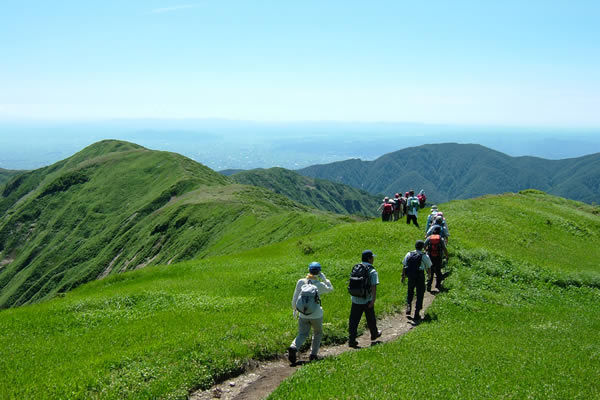
#> input picture images/image.png, 600 x 400 px
$ python -i process_image.py   (imports and definitions only)
#> lines starting #> are read from the running program, lines starting #| are printed output that depends on the picture
#> further down, picture is the input picture: PIL image 600x400 RGB; mean R, G, B 119.4, 160, 126.5
import sys
import os
import base64
from datetime import datetime
from fractions import Fraction
from typing import Dict, Any, Optional, Tuple
from PIL import Image, ExifTags
import cv2
import json
import numpy as np
from openai import OpenAI
from dotenv import load_dotenv

# カレントディレクトリではなく、このスクリプトのある場所から一つ上の .env を確実に指定する
env_path = os.path.join(os.path.dirname(__file__), '../.env')
# [1 line not run here, left out]

# =================================================================
# 1. Exifデータ取得関数
# =================================================================

# [175 lines left out: functions get_exif, get_datetime, _convert_to_degrees, get_gps, rotate_image, analyze_image_mood, not called in this run]
# =================================================================
# 5.画像処理関数
# =================================================================
#1.映えの処理
def enhance_image(
    img_pil: Image.Image,
    clahe_clip: float = 2.0,        # コントラスト強調の強さ（小さいほど自然）
    saturation_scale: float = 1.2,  # 彩度アップ倍率（1.0〜1.15が自然）
    sharp_amount: float = 0.3        # シャープの強さ（0〜0.5が推奨）
) -> Image.Image:
    """
    Pillow Image を受け取り、
    - CLAHE（マイルド）
    - 彩度アップ（控えめ）
    - アンシャープマスク（軽め）
    を適用して、自然に映える画像を返す関数。
    """
#> called with clahe_clip = 2, saturation_scale = 1.2, sharp_amount = 0.3

    # RGB 変換（Pillow → NumPy）
    img_pil = img_pil.convert("RGB")
    img = np.array(img_pil)
    img = cv2.cvtColor(img, cv2.COLOR_RGB2BGR)

    # ---- 1. コントラスト強調（CLAHE） ----
    lab = cv2.cvtColor(img, cv2.COLOR_BGR2LAB)
#> lab: shape (400, 600, 3); mean of channels 0, 1, 2 157.3, 109.5, 140.8
    l, a, b = cv2.split(lab)
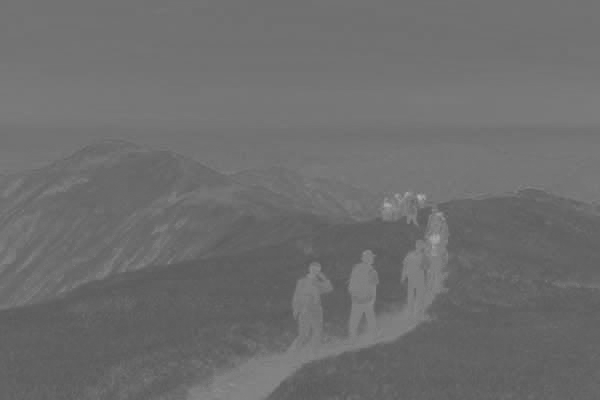
#> a: shape (400, 600); min 88, max 176, mean 109.5
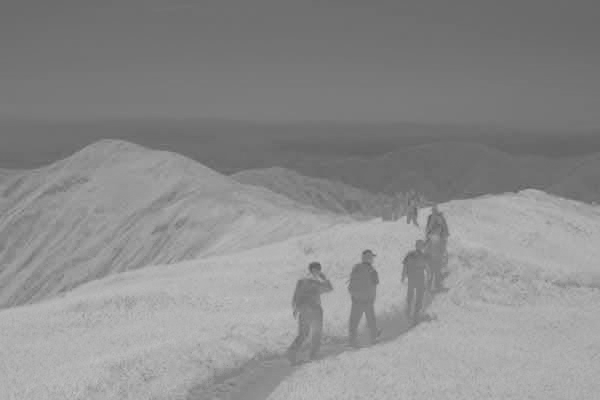
#> b: shape (400, 600); min 93, max 192, mean 140.8

    clahe = cv2.createCLAHE(clipLimit=clahe_clip, tileGridSize=(8, 8))
    l2 = clahe.apply(l)

    lab2 = cv2.merge((l2, a, b))
#> lab2: shape (400, 600, 3); mean of channels 0, 1, 2 160.7, 109.5, 140.8
    img_clahe = cv2.cvtColor(lab2, cv2.COLOR_LAB2BGR)

    # ---- 2. 彩度アップ（控えめ） ----
    hsv = cv2.cvtColor(img_clahe, cv2.COLOR_BGR2HSV)
#> hsv: shape (400, 600, 3); mean H, S, V 69.7, 122.5, 171.2
    h, s, v = cv2.split(hsv)
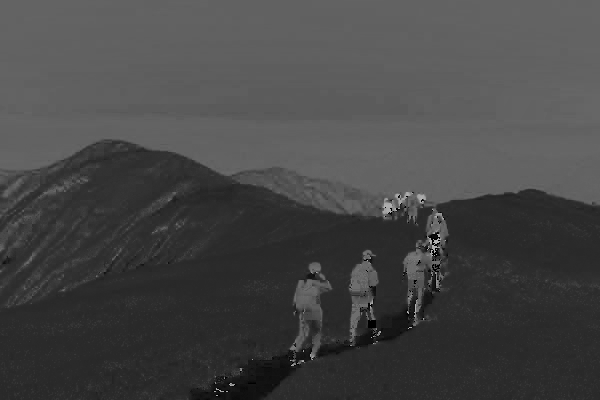
#> h: shape (400, 600); min 0, max 179, mean 69.7
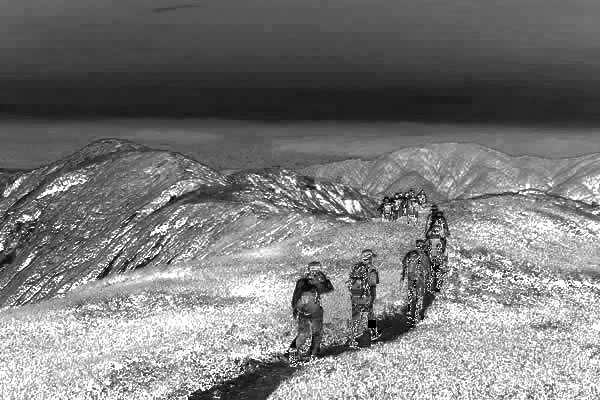
#> s: shape (400, 600); min 0, max 255, mean 122.5
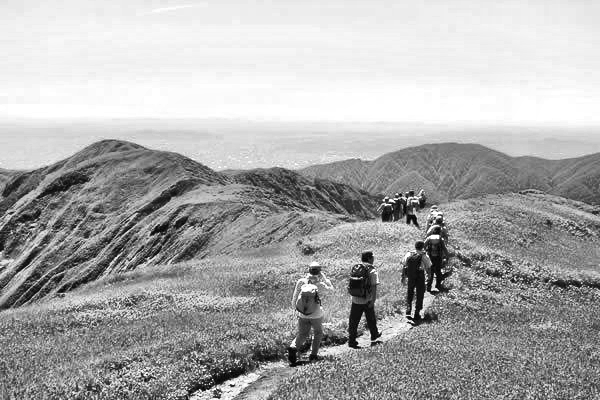
#> v: shape (400, 600); min 0, max 255, mean 171.2

    s = cv2.multiply(s, saturation_scale)
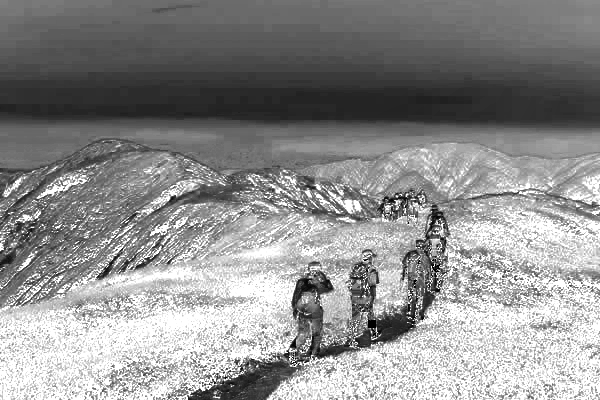
#> s: shape (400, 600); min 0, max 255, mean 142.3
    s = np.clip(s, 0, 255).astype(np.uint8)

    hsv2 = cv2.merge((h, s, v))
#> hsv2: shape (400, 600, 3); mean H, S, V 69.7, 142.3, 171.2
    img_vivid = cv2.cvtColor(hsv2, cv2.COLOR_HSV2BGR)

    # ---- 3. 軽いシャープ処理（アンシャープマスク） ----
    if sharp_amount > 0:
        blur = cv2.GaussianBlur(img_vivid, (0, 0), sigmaX=1.0)
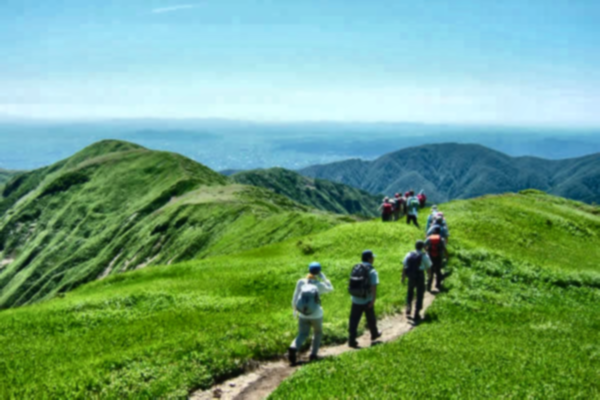
#> blur: shape (400, 600, 3); mean B, G, R 123.8, 161.9, 113.6
        img_sharp = cv2.addWeighted(
            img_vivid, 1.0 + sharp_amount,
            blur,      -sharp_amount,
            0
        )
    else:
        img_sharp = img_vivid

    # BGR → RGB → Pillow Image に戻す
    img_rgb = cv2.cvtColor(img_sharp, cv2.COLOR_BGR2RGB)
    return Image.fromarray(img_rgb)

#sad関数

# [145 lines left out: functions sad_filter, pencil_sketch_filter, process_image, not called in this run]

# =================================================================
# 実行部分
# =================================================================

# [11 lines not run here, left out]

>>> from PIL import Image
>>> picture = Image.open('../images/image.png')
>>> result = enhance_image(picture)
